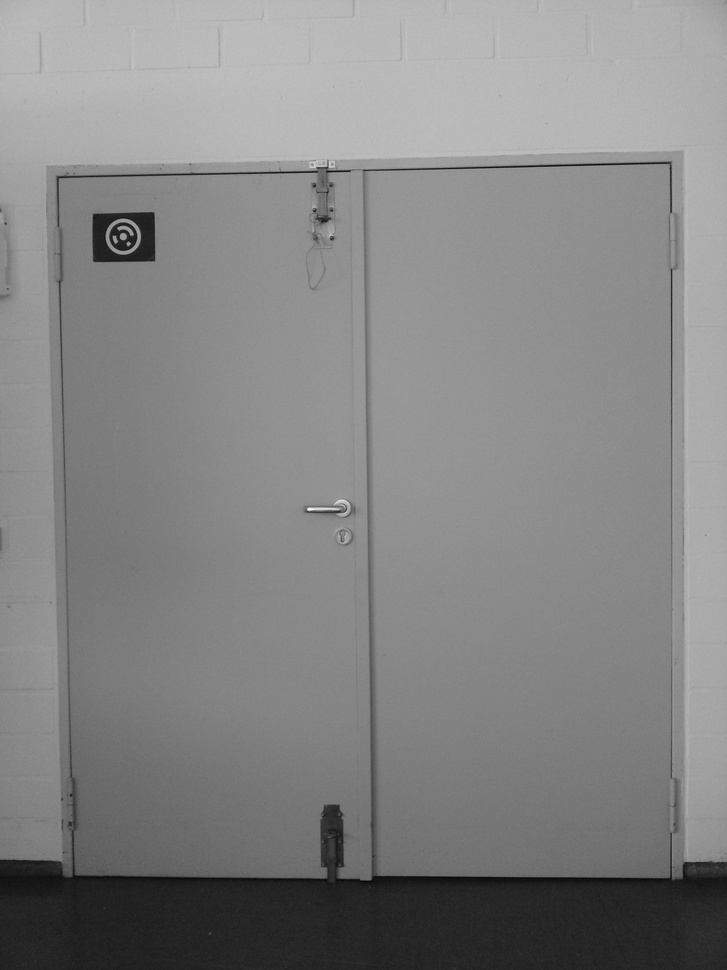
%> input picture 01 - R2441 - i.JPG, 727 x 970 px, shrunk from 2448 x 3264 before the run
$ octave Door_Detection.m   (GNU Octave 9; MATLAB toolbox functions it lacks are replaced by stand-ins)
%> lines starting %> are read from the running program, lines starting %| are printed output that depends on the picture; in (x1, y1, x2, y2) boxes, pixels count from 0 and x2, y2 are one past the last pixel; in counts of white or black regions, pixels touching at a corner belong together; the program's own positions count from 1
%%%%%%%%%%%%%%%%%%%%%%%%%%%%%%%%%%%%%%%%%%%%%%%%%%%%%%%%%%%%%%%%%%%%%%%%%%%
%                                                                         %
% Matlab Lab Testat Winter Term- Door Detection Project          %
%                                                                         %
%%%%%%%%%%%%%%%%%%%%%%%%%%%%%%%%%%%%%%%%%%%%%%%%%%%%%%%%%%%%%%%%%%%%%%%%%%%
clearvars
close all
clc

%%%% Loading the door photo %%%%%
% Switching to the first test image
raw_picture = imread('./01 - R2441 - i.JPG');
%> raw_picture is the input picture: size 970x727x3 uint8; min 4, max 255, mean 132.6
[rows, cols, colors] = size(raw_picture);
figure(1), imshow(raw_picture, 'Border', 'tight');

%%%%%%%%%%%%%%%%%%%%%%%%%%%%%%%%%%%%%%%%%%%%%%%%%%%%%%%%%%%%%%%%%%%%%%%%%%%
% Task 1: Clean up the image - Fix contrast and blur out noise            %
%%%%%%%%%%%%%%%%%%%%%%%%%%%%%%%%%%%%%%%%%%%%%%%%%%%%%%%%%%%%%%%%%%%%%%%%%%%
disp('Running Task 1...');

% 1. Turn the color photo into a simple grayscale image
gray_view = rgb2gray(raw_picture);

% 2. Fix the lighting/contrast
% Stretching the brightness so it uses the whole range from 0 to 1.
high_con_img = imadjust(gray_view);

% 3. Smoothing it out with a 5x5 Binomial filter
% I'm using Pascal's triangle (row 4) for the weights: [1 4 6 4 1]
% Dividing by 16 so the image brightness stays the same.
smooth_weights = [1 4 6 4 1] / 16;

% Doing the blur in two steps (X then Y) to save processing time
temp_filtered = imfilter(high_con_img, smooth_weights, 'replicate');
clean_img = imfilter(temp_filtered, smooth_weights', 'replicate');


%%%% If you have no result load the given one %%%%

% load('Solutions_Task_1.mat')

figure(1), imshow(clean_img, 'Border', 'tight');

%%%%%%%%%%%%%%%%%%%%%%%%%%%%%%%%%%%%%%%%%%%%%%%%%%%%%%%%%%%%%%%%%%%%%%%%%%%
% Task 2: Finding the edges (Feature Extraction)                          %
%%%%%%%%%%%%%%%%%%%%%%%%%%%%%%%%%%%%%%%%%%%%%%%%%%%%%%%%%%%%%%%%%%%%%%%%%%%
disp('Running Task 2...');

% 1. Setting up the math for the edge filters
% Using Scharr values to find where colors change suddenly
diff_kernel = [-1 0 1];
blur_kernel = [3 10 3];
scaling = 1/32;

img_as_dbl = double(clean_img);

% 2. Calculating the Gradients
% Finding vertical edges (changes in X)
x_change_tmp = imfilter(img_as_dbl, diff_kernel, 'replicate');
x_grad = imfilter(x_change_tmp, blur_kernel', 'replicate') * scaling;

% Finding horizontal edges (changes in Y)
y_change_tmp = imfilter(img_as_dbl, blur_kernel, 'replicate');
y_grad = imfilter(y_change_tmp, diff_kernel', 'replicate') * scaling;

% 3. Figure out how strong each edge is
total_edge_power = sqrt(x_grad.^2 + y_grad.^2);

% 4. Decide which edges are "real" and which are just noise
% Setting the cutoff based on the average brightness of the edges
avg_power = mean(total_edge_power(:));
%> avg_power = 1.58
limit = 2.5 * avg_power;
%> limit = 3.94

% 5. Cleaning up the binary masks
% Part A: Split edges into "Light to Dark" and "Dark to Light"
neg_x_raw = x_grad < -limit;
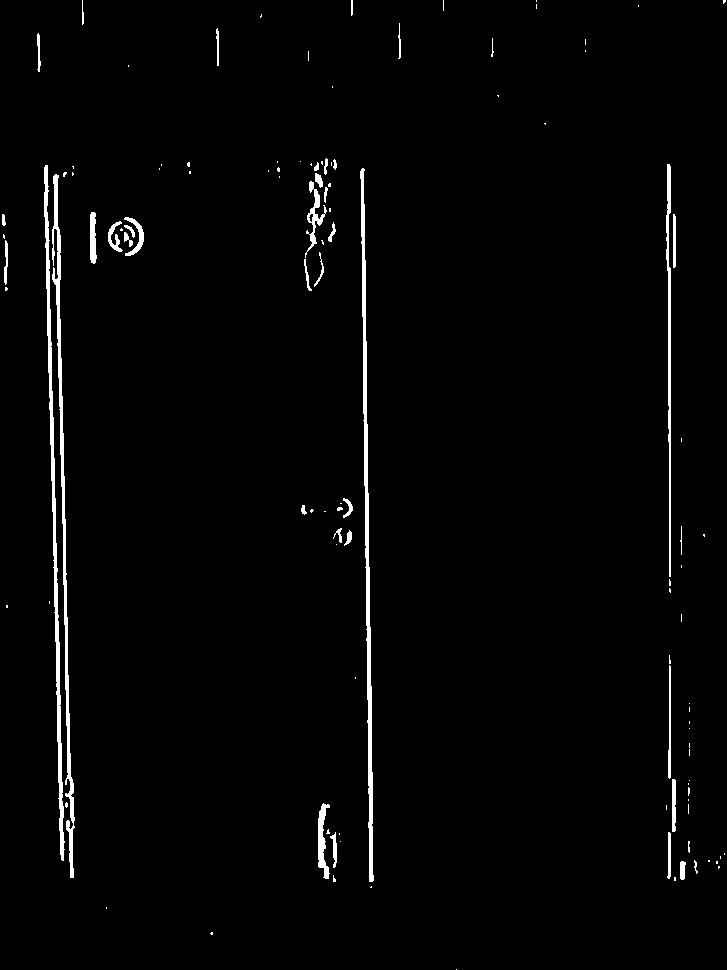
%> neg_x_raw: size 970x727 logical; 1.9% white; 116 white regions (76 under 20 px), largest, box (x1, y1, x2, y2) and area: (360, 168, 374, 882) 2809, (52, 174, 75, 878) 2660, (44, 165, 65, 861) 2590
pos_x_raw = x_grad > limit;
%> pos_x_raw: size 970x727 logical; 2.3% white; 113 white regions (73 under 20 px), largest, box (x1, y1, x2, y2) and area: (669, 149, 689, 863) 5612, (365, 170, 381, 876) 4233, (58, 177, 80, 876) 2208
neg_y_raw = y_grad < -limit;
%> neg_y_raw: size 970x727 logical; 1.7% white; 104 white regions (69 under 20 px), largest, box (x1, y1, x2, y2) and area: (55, 158, 673, 178) 2498, (335, 872, 684, 883) 1888, (61, 870, 329, 881) 1508
pos_y_raw = y_grad > limit;
%> pos_y_raw: size 970x727 logical; 0.7% white; 126 white regions (94 under 20 px), largest, box (x1, y1, x2, y2) and area: (325, 163, 671, 175) 1224, (57, 172, 319, 181) 941, (91, 258, 157, 265) 362

% Part B: Delete tiny dots (noise) smaller than 5 pixels
neg_x_clean = bwareaopen(neg_x_raw, 5);
pos_x_clean = bwareaopen(pos_x_raw, 5);
neg_y_clean = bwareaopen(neg_y_raw, 5);
pos_y_clean = bwareaopen(pos_y_raw, 5);

% Part C: Make the lines a bit thicker so they are easier to see
box = strel('square', 3);
final_neg_x = imdilate(neg_x_clean, box);
%> final_neg_x: size 970x727 logical; 3.2% white; 51 white regions (1 under 20 px), largest, box (x1, y1, x2, y2) and area: (43, 164, 76, 879) 8420, (359, 167, 375, 883) 4291, (665, 163, 677, 594) 2313
final_pos_x = imdilate(pos_x_clean, box);
%> final_pos_x: size 970x727 logical; 3.7% white; 58 white regions (1 under 20 px), largest, box (x1, y1, x2, y2) and area: (667, 148, 691, 883) 9062, (364, 169, 382, 877) 5733, (57, 176, 81, 877) 3688
final_neg_y = imdilate(neg_y_clean, box);
%> final_neg_y: size 970x727 logical; 2.7% white; 54 white regions (1 under 20 px), largest, box (x1, y1, x2, y2) and area: (44, 147, 686, 179) 7855, (54, 867, 727, 885) 5118, (103, 220, 144, 259) 989
final_pos_y = imdilate(pos_y_clean, box);
%> final_pos_y: size 970x727 logical; 1.3% white; 63 white regions (5 under 20 px), largest, box (x1, y1, x2, y2) and area: (56, 162, 672, 182) 3479, (103, 215, 144, 254) 959, (302, 505, 358, 521) 605

% Mapping these to the variables used for the plots
img_sobel_x = x_grad;
img_edge_strength_x = total_edge_power;
img_neg_edge_x = final_neg_x;
img_pos_edge_x = final_pos_x;
img_neg_edge_y = final_neg_y;
img_pos_edge_y = final_pos_y;

%%%% If you have no result load the given one %%%%

% load('Solutions_Task_2.mat')

%%%% Show the gradient and edge results %%%%
figure(2),imagesc(img_sobel_x); colorbar; colormap hsv; axis off;
figure(3),imagesc(log(1+img_edge_strength_x)); colorbar; axis off;
%> after `axis off`:
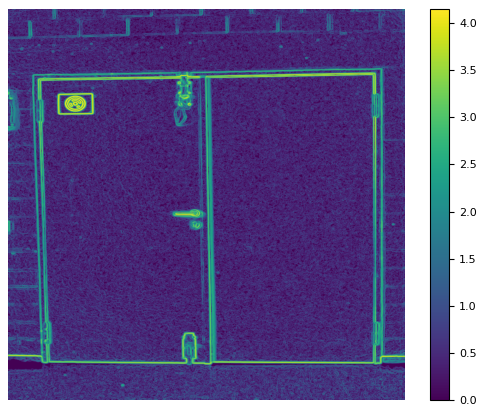
%> figure redrawn from the program's plot data
figure(4),imagesc(img_neg_edge_x); colormap gray; axis off;
figure(5),imagesc(img_pos_edge_x); colormap gray; axis off;

%%%%%%%%%%%%%%%%%%%%%%%%%%%%%%%%%%%%%%%%%%%%%%%%%%%%%%%%%%%%%%%%%%%%%%%%%%%
% Task 3: Isolate the actual door gap lines                               %
%%%%%%%%%%%%%%%%%%%%%%%%%%%%%%%%%%%%%%%%%%%%%%%%%%%%%%%%%%%%%%%%%%%%%%%%%%%
disp('Running Task 3...');

% 1. Find where edges overlap (symmetry)
% For vertical, we want both sides of the gap (AND). For horizontal, either works (OR).
v_overlap = final_neg_x & final_pos_x;
%> v_overlap: size 970x727 logical; 0.71% white in thin lines or dots
h_overlap = final_neg_y | final_pos_y;
%> h_overlap: size 970x727 logical; 3.6% white; 56 white regions (3 under 20 px), largest, box (x1, y1, x2, y2) and area: (44, 147, 686, 182) 10182, (54, 854, 727, 885) 5683, (90, 208, 158, 266) 2465

% 2. Get rid of the "junk"
% Removing blobs smaller than 10 pixels
v_filtered = bwareaopen(v_overlap, 10);
%> v_filtered: size 970x727 logical; 0.68% white in thin lines or dots, all inside (x1, y1, x2, y2) = (5, 0, 688, 882)
h_filtered = bwareaopen(h_overlap, 10);

% 3. Fill in the holes
% If a line is broken (like by a door hinge), this bridges gaps up to 30 pixels
v_closed = imclose(v_filtered, strel('rectangle', [30, 2]));
%> v_closed: size 970x727 logical; 0.97% white; 23 white regions (7 under 20 px), largest, box (x1, y1, x2, y2) and area: (57, 176, 76, 877) 1151, (309, 158, 336, 288) 1149, (364, 169, 375, 876) 980
h_closed = imclose(h_filtered, strel('rectangle', [2, 30]));
%> h_closed: size 970x727 logical; 3.8% white; 46 white regions (3 under 20 px), largest, box (x1, y1, x2, y2) and area: (44, 147, 686, 182) 10555, (54, 854, 727, 885) 5969, (90, 208, 158, 266) 2567

% 4. Final fattening of the lines for the Hough step
v_final = imdilate(v_closed, strel('square', 3));
%> v_final: size 970x727 logical; 1.9% white; 22 white regions, largest, box (x1, y1, x2, y2) and area: (56, 175, 77, 878) 2607, (363, 168, 376, 877) 2422, (667, 162, 678, 595) 1929
h_final = imdilate(h_closed, strel('square', 3));
%> h_final: size 970x727 logical; 4.7% white; 44 white regions, largest, box (x1, y1, x2, y2) and area: (43, 146, 687, 198) 13487, (53, 853, 727, 886) 7451, (89, 207, 159, 267) 2941

% Setting up variables for the display loop
img_sym_x = double(v_overlap);
%> img_sym_x: size 970x727 double; values 0 (black) and 1 (white), 0.71% white in thin lines or dots
candidates_x = v_final;
candidates_y = h_final;

%%%% If you have no result load the given one %%%%

% load('Solutions_Task_3.mat')

figure(8),imagesc(max(max(img_sym_x))-abs(img_sym_x)); colormap gray; axis off;
figure(9),imagesc(1-candidates_x); colormap gray; axis off;
figure(10),imagesc(1-candidates_y); colormap gray; axis off;

%%%%%%%%%%%%%%%%%%%%%%%%%%%%%%%%%%%%%%%%%%%%%%%%%%%%%%%%%%%%%%%%%%%%%%%%%%%
% Task 4: Use Hough Transform to find the best lines                      %
%%%%%%%%%%%%%%%%%%%%%%%%%%%%%%%%%%%%%%%%%%%%%%%%%%%%%%%%%%%%%%%%%%%%%%%%%%%
disp('Running Task 4...');

% --- 1. Looking for Vertical Lines ---
[Hv, Tv, Rv] = hough(candidates_x, 'Theta', -20:0.5:20);
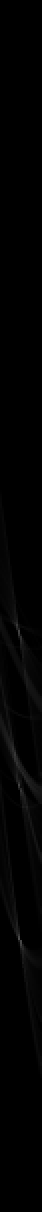
%> Hv: size 2423x81 double (shown at 1/4 size); min 0, max 663, mean 5.4; drawn with min black and max white
%> Tv = 81 values from -20 to 20; Rv = 2423 values from -1211 to 1211
rho_gap = floor(size(Hv, 1) / 20);
% Find the 4 strongest peaks in the Hough data
peaks_v = houghpeaks(Hv, 4, 'Threshold', 0.05*max(Hv(:)), 'NHoodSize', [rho_gap 5]);
%> peaks_v = [1264 38; 1572 39; 1882 41; 1273 41]
v_list = houghlines(candidates_x, Tv, Rv, peaks_v, 'FillGap', 300, 'MinLength', 60);
%> v_list = 4 lines; point1 to point2 (x, y): (671, 163) to (671, 881), (364, 170) to (376, 877), (58, 176) to (76, 878), (62, 228) to (62, 417)

% If we found enough lines, pick the ones furthest to the left and right
if length(v_list) >= 2
    avg_x = arrayfun(@(l) (l.point1(1) + l.point2(1))/2, v_list);
%> avg_x = [67 370 671 62]
    [~, sorted_idx] = sort(avg_x);
%> sorted_idx = [4 1 2 3]
    chosen_v_lines = v_list(sorted_idx([1, end]));
%> chosen_v_lines = 2 lines; point1 to point2 (x, y): (671, 163) to (671, 881), (62, 228) to (62, 417)
else
    chosen_v_lines = v_list;
end

% --- 2. Looking for Horizontal Lines (Top and Bottom) ---
% Split the image roughly at 60% height to look for the top frame and floor separately
split_mark = floor(rows * 0.6);

% Top search
top_mask = candidates_y; top_mask(split_mark:end, :) = 0;
%> after `top_mask(split_mark:end, :) = 0`:
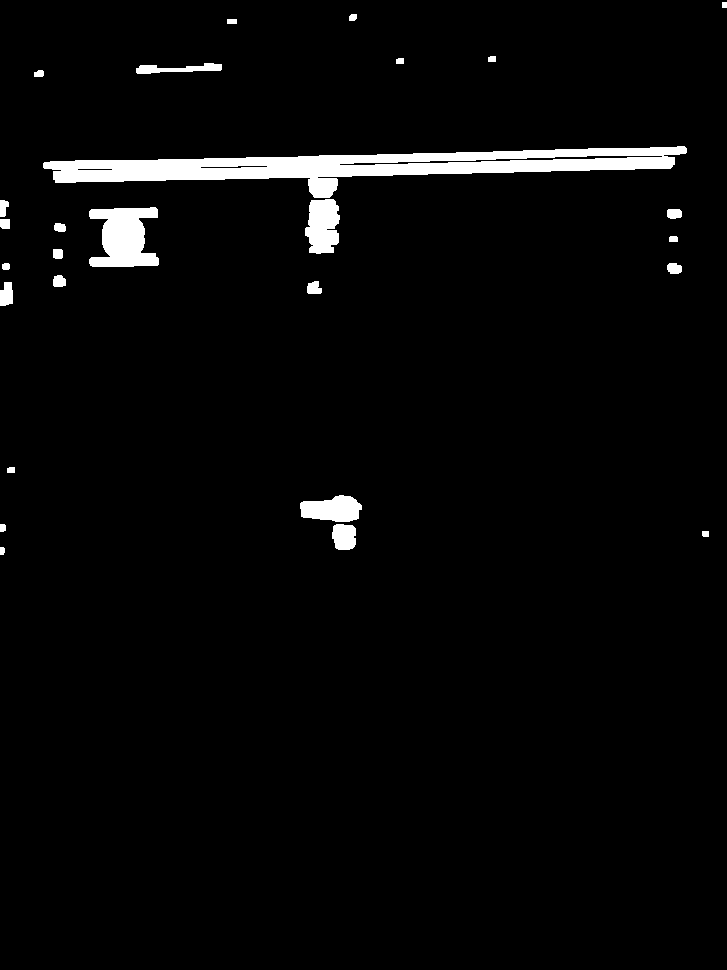
%> top_mask: size 970x727 logical; 3.1% white; 27 white regions, largest, box (x1, y1, x2, y2) and area: (43, 146, 687, 198) 13487, (89, 207, 159, 267) 2941, (305, 199, 340, 254) 1524
[Ht, Tt, Rt] = hough(top_mask, 'Theta', [-89:-70, 70:89]);
%> Tt = 40 values from -89 to 89; Rt = 2423 values from -1211 to 1211
if max(Ht(:)) > 0
    p_top = houghpeaks(Ht, 1, 'Threshold', 0.1*max(Ht(:)));
%> p_top = [1376 40]
    line_top = houghlines(top_mask, Tt, Rt, p_top, 'FillGap', 150, 'MinLength', 50);
%> line_top = 1 line; point1 to point2 (x, y): (662, 153) to (88, 164)
else
    line_top = [];
end

% Bottom search
bot_mask = candidates_y; bot_mask(1:split_mark, :) = 0;
%> after `bot_mask(1:split_mark, :) = 0`:
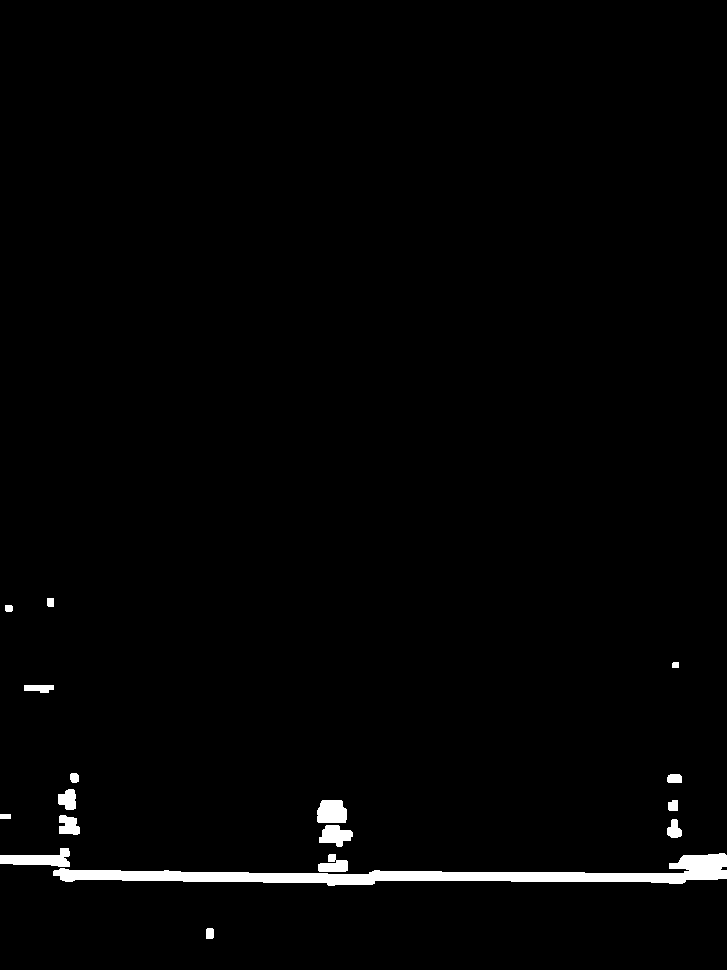
%> bot_mask: size 970x727 logical; 1.6% white; 17 white regions, largest, box (x1, y1, x2, y2) and area: (53, 853, 727, 886) 7451, (0, 848, 70, 867) 767, (317, 800, 347, 823) 623
[Hb, Tb, Rb] = hough(bot_mask, 'Theta', [-89:-70, 70:89]);
%> Tb = 40 values from -89 to 89; Rb = 2423 values from -1211 to 1211
if max(Hb(:)) > 0
    p_bot = houghpeaks(Hb, 1, 'Threshold', 0.05*max(Hb(:)));
%> p_bot = [342 1]
    line_bot = houghlines(bot_mask, Tb, Rb, p_bot, 'FillGap', 250, 'MinLength', 30);
%> line_bot = 1 line; point1 to point2 (x, y): (54, 872) to (685, 883)
else
    line_bot = [];
end

chosen_h_lines = [line_top, line_bot];
%> chosen_h_lines = 2 lines; point1 to point2 (x, y): (54, 872) to (685, 883), (662, 153) to (88, 164)

% Organizing lines into matrices for the plotting logic provided
l_x = zeros(3, 2);
for i = 1:min(2, length(chosen_v_lines))
    l_x(:, i) = [cosd(chosen_v_lines(i).theta); sind(chosen_v_lines(i).theta); -chosen_v_lines(i).rho];
end
%> this loop made 2 passes
%> after the loop, l_x = [1 1; 0 0; -61 -670]

l_y = zeros(3, 2);
for i = 1:min(2, length(chosen_h_lines))
    l_y(:, i) = [cosd(chosen_h_lines(i).theta); sind(chosen_h_lines(i).theta); -chosen_h_lines(i).rho];
end
%> after the loop, l_y = [0.0175 0.0175; 1 -1; -164 870]

%%%% If you have no result load the given one %%%%

% load('Solutions_Task_4.mat')

figure(11), imshow(clean_img); hold on;
for k=1:2
    if l_x(1,k) ~= 0 || l_x(2,k) ~= 0
        plot([round(-(l_x(2,k)+l_x(3,k))/l_x(1,k)); round(-(rows*l_x(2,k)+l_x(3,k))/l_x(1,k));], [1,rows], 'g');
    end
    if l_y(2,k) ~= 0 || l_y(1,k) ~= 0
        plot([1,cols], [round(-(l_y(1,k)+l_y(3,k))/l_y(2,k)); round(-(cols*l_y(1,k)+l_y(3,k))/l_y(2,k));], 'g');
    end
end
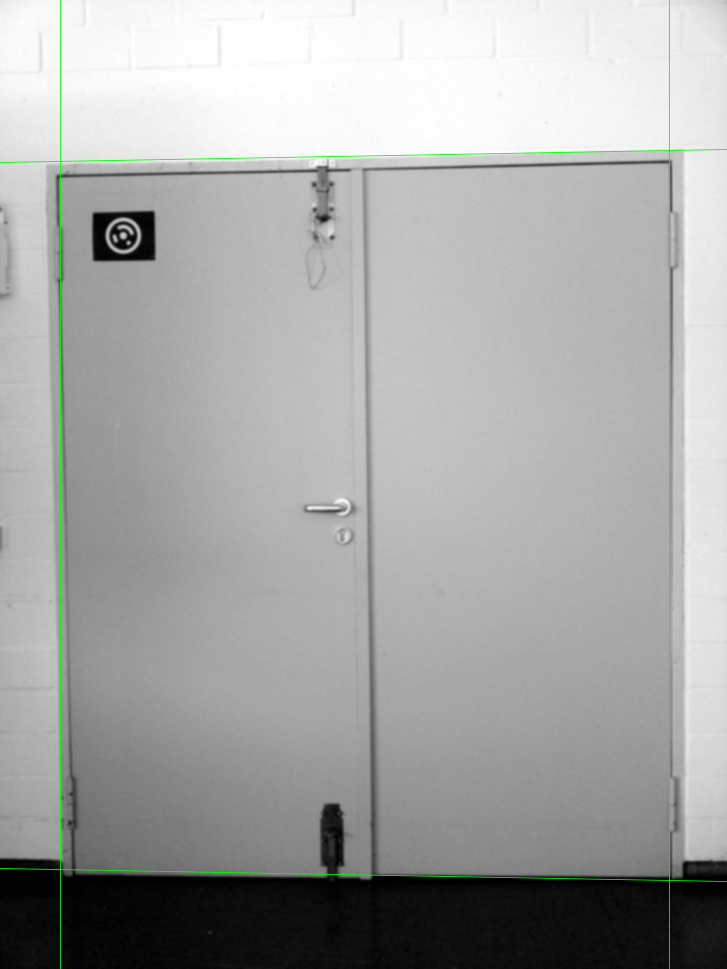
%> figure redrawn from the program's plot data

%%%%%%%%%%%%%%%%%%%%%%%%%%%%%%%%%%%%%%%%%%%%%%%%%%%%%%%%%%%%%%%%%%%%%%%%%%%
% Task 5: Find where the lines cross (The Corners)                        %
%%%%%%%%%%%%%%%%%%%%%%%%%%%%%%%%%%%%%%%%%%%%%%%%%%%%%%%%%%%%%%%%%%%%%%%%%%%
disp('Running Task 5...');

% 1. Identify which line is which
x_centers = arrayfun(@(l) (l.point1(1) + l.point2(1))/2, chosen_v_lines);
%> x_centers = [62 671]
[~, x_sort] = sort(x_centers);
%> x_sort = [1 2]
left_side = chosen_v_lines(x_sort(1));
%> left_side = 1 line; point1 to point2 (x, y): (62, 228) to (62, 417)
right_side = chosen_v_lines(x_sort(end));
%> right_side = 1 line; point1 to point2 (x, y): (671, 163) to (671, 881)

y_centers = arrayfun(@(l) (l.point1(2) + l.point2(2))/2, chosen_h_lines);
%> y_centers = [158.5 877.5]
[~, y_sort] = sort(y_centers);
%> y_sort = [1 2]
top_side = chosen_h_lines(y_sort(1));
%> top_side has the same summary as line_top
bottom_side = chosen_h_lines(y_sort(end));
%> bottom_side has the same summary as line_bot

% 2. Calculate the intersection points (x,y)
% Using basic linear algebra to find where the lines meet
find_cross = @(v, h) [cosd(v.theta) sind(v.theta); cosd(h.theta) sind(h.theta)] \ [v.rho; h.rho];

cor_lu = find_cross(left_side, top_side);   % Top Left
%> cor_lu = [61; 163]
cor_ru = find_cross(right_side, top_side);  % Top Right
%> cor_ru = [670; 152.3]
cor_lb = find_cross(left_side, bottom_side);   % Bottom Left
%> cor_lb = [61; 871.2]
cor_rb = find_cross(right_side, bottom_side);  % Bottom Right
%> cor_rb = [670; 881.8]

% 3. Format vectors for the final plot
l_x_left  = [cosd(left_side.theta);  sind(left_side.theta);  -left_side.rho];
%> l_x_left = [1; 0; -61]
l_x_right = [cosd(right_side.theta); sind(right_side.theta); -right_side.rho];
%> l_x_right = [1; 0; -670]
l_y_up    = [cosd(top_side.theta);   sind(top_side.theta);   -top_side.rho];
%> l_y_up = [0.0175; 1; -164]
l_y_down  = [cosd(bottom_side.theta);   sind(bottom_side.theta);   -bottom_side.rho];
%> l_y_down = [0.0175; -1; 870]

%%%% If you have no result load the given one %%%%

% load('Solutions_Task_5.mat')

figure(12), imshow(clean_img); hold on;
% Draw the 4 main lines in red and green
plot([round(-(l_x_left(2)+l_x_left(3))/l_x_left(1)); round(-(rows*l_x_left(2)+l_x_left(3))/l_x_left(1));], [1,rows], 'r');
plot([round(-(l_x_right(2)+l_x_right(3))/l_x_right(1)); round(-(rows*l_x_right(2)+l_x_right(3))/l_x_right(1));], [1,rows], 'g');
plot([1,cols], [round(-(l_y_up(1)+l_y_up(3))/l_y_up(2)); round(-(cols*l_y_up(1)+l_y_up(3))/l_y_up(2));], 'r');
plot([1,cols], [round(-(l_y_down(1)+l_y_down(3))/l_y_down(2)); round(-(cols*l_y_down(1)+l_y_down(3))/l_y_down(2));], 'g');

% Mark the corners with colored dots
plot(cor_lb(1), cor_lb(2), 'ro', 'MarkerFaceColor', 'r');
plot(cor_lu(1), cor_lu(2), 'go', 'MarkerFaceColor', 'g');
plot(cor_ru(1), cor_ru(2), 'bo', 'MarkerFaceColor', 'b');
plot(cor_rb(1), cor_rb(2), 'ko', 'MarkerFaceColor', 'k');
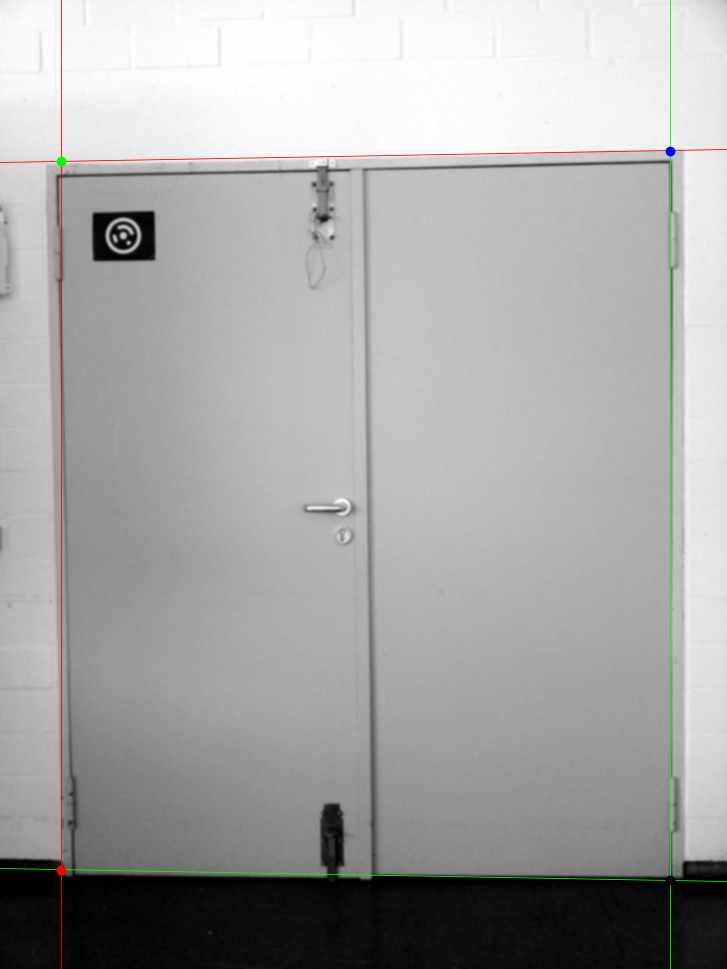
%> figure redrawn from the program's plot data

% Print the final coordinates
fprintf('LU Corner: (%.2f, %.2f)\n', cor_lu);
%| LU Corner: (61.00, 162.96)
fprintf('RU Corner: (%.2f, %.2f)\n', cor_ru);
%| RU Corner: (670.00, 152.33)
fprintf('LB Corner: (%.2f, %.2f)\n', cor_lb);
%| LB Corner: (61.00, 871.20)
fprintf('RB Corner: (%.2f, %.2f)\n', cor_rb);
%| RB Corner: (670.00, 881.83)
